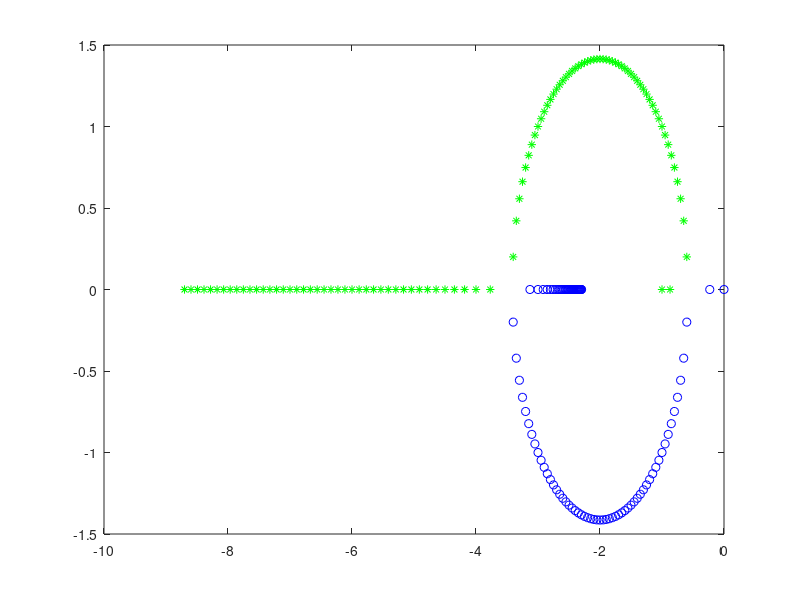

The MATLAB script that drew this image:
clc;clear ;close all;
for k=0:0.1:10  % roots = kökler
    %p=roots([1 1 k]); % Open loop TF=> G(s)H(s)=K/(s*(s+1)) 
    p=roots([1 1+k 2*k]); % Open loop TF=> G(s)H(s)=K(s+2)/(s*(s+1))
    real_p1=real(p(1));
    imag_p1=imag(p(1));
    real_p2=real(p(2));
    imag_p2=imag(p(2));
    plot(real_p1,imag_p1,'g*', real_p2,imag_p2,'bo');
    hold on
end
